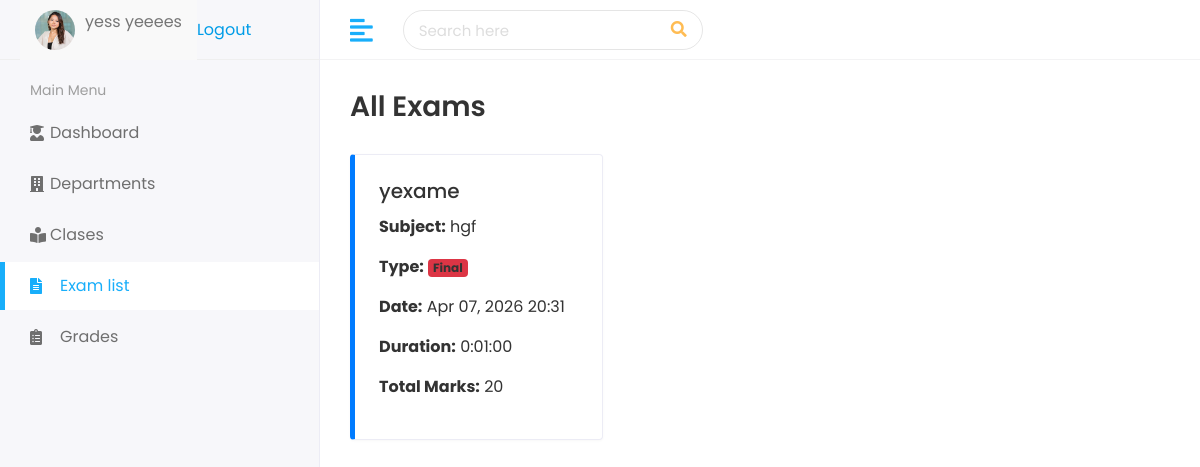
The app's page /student/Exams/ (signed in) with its own data.
### student/models.py (models this page shows, shortened)
class Student(models.Model):
    user = models.OneToOneField(CustomUser, on_delete=models.CASCADE)
    first_name = models.CharField(max_length=100)
    last_name = models.CharField(max_length=100)
    student_id = models.CharField(max_length=20)
    gender = models.CharField(max_length=10,
        choices=[('Male', 'Male'), ('Female', 'Female')])
    date_of_birth = models.DateField()
    student_class = models.ManyToManyField(Subject)
    joining_date = models.DateField()
    mobile_number = models.CharField(max_length=15)
    admission_number = models.CharField(max_length=20)
    section = models.CharField(max_length=10)
    student_image = models.ImageField(upload_to='students/', blank=True)
    parent = models.OneToOneField(Parent, on_delete=models.CASCADE)

class Exam(models.Model):
    subject = models.ForeignKey(
        Subject,
        on_delete=models.CASCADE)
    title = models.CharField(max_length=100 )
    exam_type = models.CharField(max_length=10,choices=[('Midterm', 'Midterm'), ('Final', 'Final'),('quiz', 'quiz')],
        default='quiz')
    exam_date = models.DateTimeField()
    duration = models.DurationField(help_text="exam duration")
    total_marks = models.PositiveIntegerField(default=20)

### subject/models.py (models this page shows, shortened)
class Subject(models.Model):
    name        = models.CharField(max_length=100)
    description = models.TextField(blank=True)
    code        = models.CharField(max_length=20, unique=True)
    description = models.TextField(blank=True)
    department  = models.ForeignKey(
                    Department,
                    on_delete=models.CASCADE,
                    related_name='subjects')
    Teacher  = models.ForeignKey(
                    Teacher,
                    on_delete=models.CASCADE,
                    related_name='subjects',
                    null=True
                    )
    created_at  = models.DateTimeField(auto_now_add=True)

### student/views.py (the view)
# urls.py: path('Exams/', views.Exam_ve, name='Exam_ur'),
def Exam_ve(request):
  user=request.user
  student = Student.objects.get(user=request.user)
  exams = Exam.objects.filter(subject__in=student.student_class.all())
  context = {'student': student,
             'exams':exams}
  return render(request,'students/Exam.html',context)

### templates/students/Exam.html (shortened to what this page needs)
{% load static %}
{% load static %}
<!DOCTYPE html>
<html lang="en">
   <head>
      <link rel="stylesheet" href="{%static 'assets/plugins/bootstrap/css/bootstrap.min.css' %}">
      <link rel="stylesheet" href="{%static 'assets/plugins/fontawesome/css/fontawesome.min.css' %}">
      <link rel="stylesheet" href="{%static 'assets/plugins/fontawesome/css/all.min.css' %}">
      <link rel="stylesheet" href="{%static 'assets/css/style.css' %}">
    </head>
   <body>
      <div class="main-wrapper">
         <div class="header">
            <div class="header-left">
                <div class="user-header">
                   <div class="avatar avatar-sm">
                      <img src="{% static 'assets/img/profiles/avatar-01.jpg' %}" alt="User Image" class="avatar-img rounded-circle">
                   </div>
                   <div class="user-text">
                      <p class="text-muted mb-0">{{ student.first_name }} {{ student.last_name }}</p>
                   </div>
                </div>
                <div class="submenu">
                   <a href="{% url 'logout' %}">Logout</a>
                </div>
             </div>
            <a href="javascript:void(0);" id="toggle_btn">
            <i class="fas fa-align-left"></i>
            </a>
            <div class="top-nav-search">
               <form>
                  <input type="text" class="form-control" placeholder="Search here">
                  <button class="btn" type="submit"><i class="fas fa-search"></i></button>
               </form>
            </div>
            <ul class="nav user-menu">
               <li class="nav-item dropdown noti-dropdown">
                  <a href="#" class="dropdown-toggle nav-link" data-toggle="dropdown">
                  </a>
               </li>
            </ul>
         </div>
         <div class="sidebar" id="sidebar">
            <div class="sidebar-inner slimscroll">
               <div id="sidebar-menu" class="sidebar-menu">
                  <ul>
                     <li class="menu-title">
                        <span>Main Menu</span>
                     </li>
                     <li >
                        <a href="{% url 'student_dashboard'%}">
                           <i class="fas fa-user-graduate"></i> Dashboard
                        </a>
                     </li>
                     <li >
                        <a href="{% url 'departmentsur'%}">
                           <i class="fas fa-building"></i> Departments
                        </a>
                     </li>
                     <li >
                        <a href="{% url 'Courses_ur'%}">
                           <i class="fas fa-book-reader"></i> Clases
                        </a>
                     </li>
                     <li class="submenu active">
                        <a href="{% url 'Exam_ur'%}"><i class="fas fa-file-alt"></i> <span>Exam list</span></a>
                     </li>
                     <li>
                        <a href="{% url 'grades_ur'%}"><i class="fas fa-clipboard-list"></i> <span>Grades</span></a>
                     </li>
                  </ul>
               </div>
            </div>
         </div>
    <div class="page-wrapper">
        <div class="content container-fluid">
            <div class="page-header">
                <h3 class="page-title">All Exams</h3>
            </div>
            <div class="row">
                {% for exam in exams %}
                <div class="col-md-6 col-lg-4 d-flex">
                    <div class="card exam-card w-100">
                        <div class="card-body">
                            <h5 class="card-title">{{ exam.title }}</h5>
                            <p><strong>Subject:</strong> {{ exam.subject.name }}</p>
                            <p>
                                <strong>Type:</strong>
                                {% if exam.exam_type == "Midterm" %}
                                    <span class="badge badge-midterm">Midterm</span>
                                {% elif exam.exam_type == "Final" %}
                                    <span class="badge badge-final">Final</span>
                                {% else %}
                                    <span class="badge badge-quiz">Quiz</span>
                                {% endif %}
                            </p>
                            <p><strong>Date:</strong> {{ exam.exam_date|date:"M d, Y H:i" }}</p>
                            <p><strong>Duration:</strong> {{ exam.duration }}</p>
                            <p><strong>Total Marks:</strong> {{ exam.total_marks }}</p>
                        </div>
                    </div>
                </div>
                {% empty %}
                <div class="col-12">
                    <div class="alert alert-info text-center">
                        No exams available
                    </div>
                </div>
                {% endfor %}
            </div>
        </div>
    </div>
</div>
</body>
</html>

### templates/students/Exam.html (style rules this page uses)
.header-left { min-width: 250px; }
.exam-card { transition: 0.3s; border-left: 5px solid #007bff; }
.badge-final { background-color: #dc3545; }

### records on screen
Student: first_name "yess", last_name "yeeees"
Exam: title "yexame", subject.name "hgf", exam_type "Final", exam_date "Apr 07, 2026 20:31", duration "0:01:00", total_marks "20"
